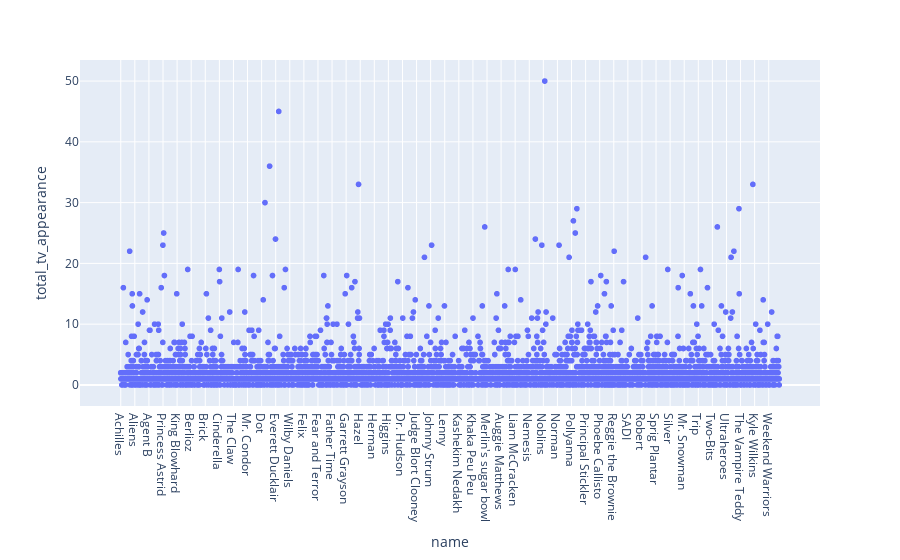

Write notebook code for a chart like this one.
### Code cell
total_tv_appearance = ['films_count','tv_shows_count','short_films_count']
disney['total_tv_appearance'] = disney['films_count']+disney['tv_shows_count']+disney['short_films_count']
fig = px.scatter(disney, x='name', y='total_tv_appearance')
fig.show()

### Figure 1 — Plotly figure (JSON) as saved in the notebook; plotly's stock layout.template omitted (floating-point values rounded to 4 significant figures; data arrays with more than 128 entries replaced by an {"elided": "..."} marker saying what was removed)
{"data": [{"hovertemplate": "name=%{x}<br>total_tv_appearance=%{y}<extra></extra>", "legendgroup": "", "marker": {"color": "#636efa", "symbol": "circle"}, "mode": "markers", "name": "", "showlegend": false, "type": "scattergl", "x": {"elided": "7438 str values"}, "xaxis": "x", "y": {"elided": "7438 int values"}, "yaxis": "y"}], "layout": {"legend": {"tracegroupgap": 0}, "margin": {"t": 60}, "xaxis": {"anchor": "y", "domain": [0, 1], "title": {"text": "name"}}, "yaxis": {"anchor": "x", "domain": [0, 1], "title": {"text": "total_tv_appearance"}}}}
